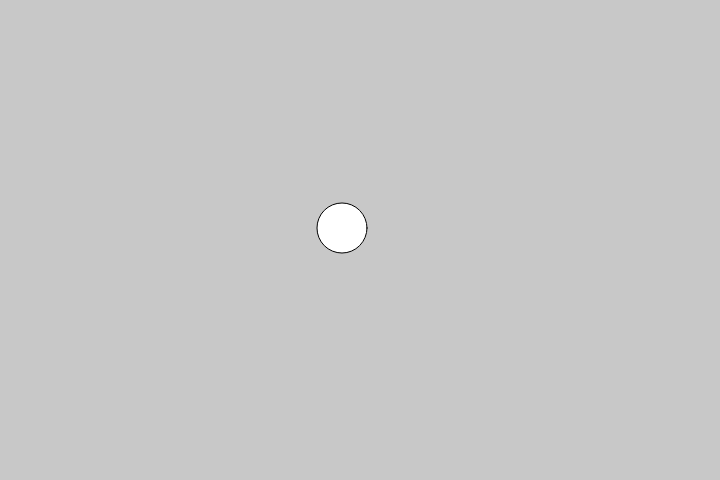
Frame 1 (no input)
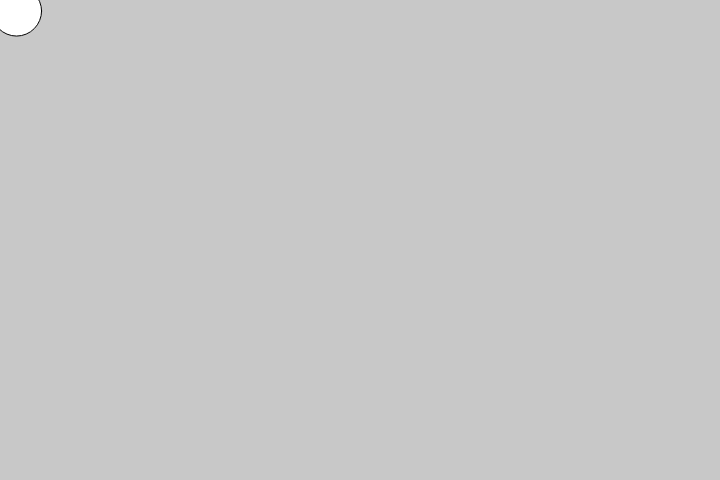
Frame 60 (no input)
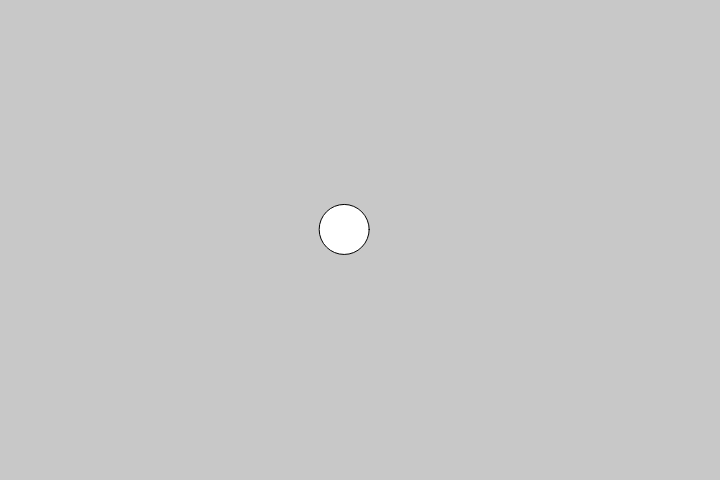
Frame 120 (the mouse pressed at the canvas centre since frame 60)

The p5.js sketch that drew these frames (run headless with seeded random() and noise() and a simulated clock; from frame 60 on, the mouse is pressed at the canvas centre):

// p5.js sketch
// ── sketch.js

let pX, pY

function setup(){
	createCanvas(720, 480)
	background(255)
	pX = width / 2
	pY = height / 2
}

function draw(){
	background(200)

	pX = pX + (mouseX - pX) * 0.05
	pY = pY + (mouseY - pY) * 0.05
	ellipse(pX, pY, 50, 50)
}
